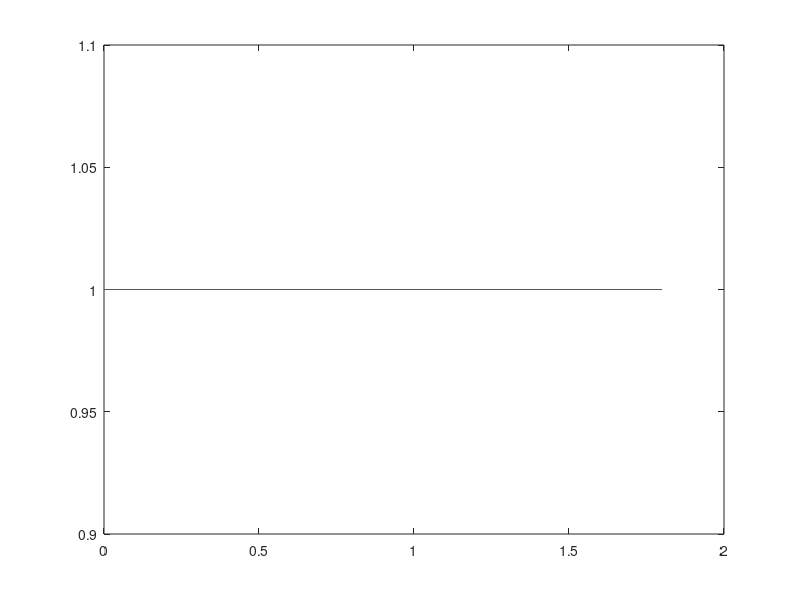
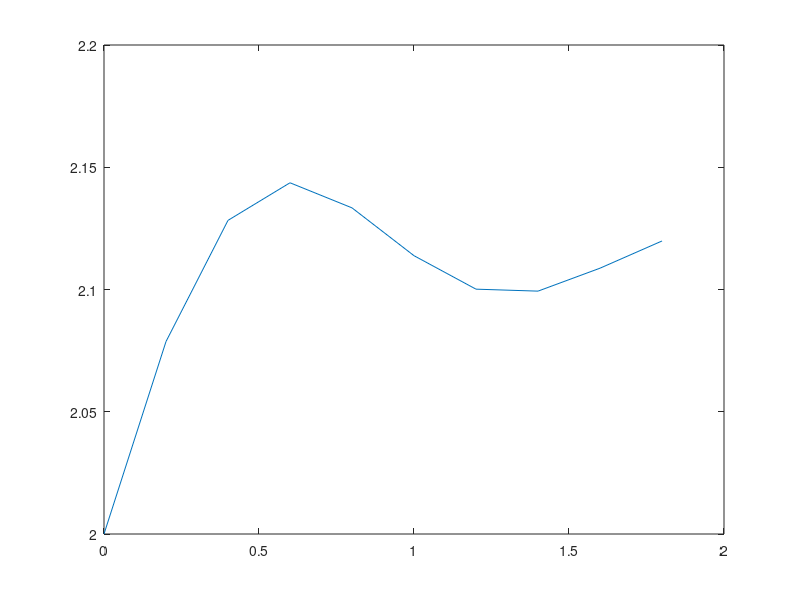

Source code (MATLAB) for these figures, in order:
clc
clear all
close all
am = input('Message Amplitude = ');
fm = input('Frequency = ');
phase = input('Phase = ');
fs = input('Sampling Frequency = ');
n = input('n = ');
L = 2^n;
t = 0:1/fs:10/fm-1/fs;
min = -am;
m = am*sin(2*pi*fm*t+phase);
ss = 2*am/(L-1);
delta = ss/2;
l = zeros(1,length(t));
p = zeros(1,length(t));
for i = 1:length(t)
    for k = -1:L-2
        if m(i)>min+k*ss+delta && m(i)<min+(k+1)*ss+delta
            p(i) = min+(k+1)*ss;
            l(i) = k+1;
        end
    end
end
plot(t,l);
wc=2*pi*fm/fs;
nn=0:1:200;
h=sinc(nn*wc)*wc/pi;
y = filter(h,1,l);
figure 
plot(t,y)
            